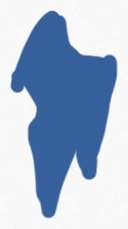
#> input picture computer_vision/images/polygon.jpg, 128 x 229 px
$ python contour2.py   (older library calls are emulated)
#> lines starting #> are read from the running program, lines starting #| are printed output that depends on the picture; after the words box and inside, x2 and y2 are one past the last pixel; in counts of white or black regions, pixels touching at a corner belong together; long printed decimals are rounded
import cv2
import numpy as np

orgImg = cv2.imread('./images/polygon.jpg')
#> orgImg is the input picture: shape (229, 128, 3); mean B, G, R 210.4, 185.9, 168.9
img = cv2.cvtColor(orgImg, cv2.COLOR_BGR2GRAY)
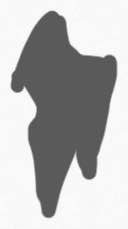
#> img: shape (229, 128); min 74, max 255, mean 183.6
ret, thresh = cv2.threshold(img, 127, 255, 0)
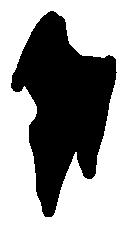
#> thresh: shape (229, 128); 60% white; 1 black region, box (x1, y1, x2, y2) and area: (11, 11, 117, 217) 11737
thresh = cv2.bitwise_not(thresh)
#> thresh: shape (229, 128); 40% white; 1 white region
im2, contours, hierarchy = cv2.findContours(thresh, 1, 2)
#> contours = 1 contour; box (x1, y1, x2, y2) and area: (11, 11, 117, 217) 11470
cnt = contours[0]
#> cnt = contour of 262 points, box (x1, y1, x2, y2) (11, 11, 117, 217), area 11470
M = cv2.moments(cnt)
#> M = moments, m00 11469.5, centre m10/m00, m01/m00 = (62.78, 104.7)
cx = int(M['m10']/M['m00'])
#> cx = 62
cy = int(M['m01']/M['m00'])
#> cy = 104

epsilon = cv2.arcLength(cnt, True)
#> epsilon = 605.5
approx = cv2.approxPolyDP(cnt,epsilon,True)
#> approx = [[53, 11]]
hull = cv2.convexHull(cnt)
#> hull = contour of 27 points, box (x1, y1, x2, y2) (11, 11, 117, 217), area 14135
x,y,w,h = cv2.boundingRect(cnt)
#> x = 11; y = 11; w = 106; h = 206

rect = cv2.minAreaRect(cnt)
#> rect = ((55.45, 114.9), (202.2, 101.6), -77.95)
box = cv2.boxPoints(rect)
#> box = [[84.04, 224.3], [-15.35, 203.1], [26.85, 5.42], [126.2, 26.64]]
box = np.int0(box)
#> box = [[84, 224], [-15, 203], [26, 5], [126, 26]]

## calc the contour properties
area = cv2.contourArea(cnt)
#> area = 11469.5
hull_area = cv2.contourArea(hull)
#> hull_area = 14135
print('aspect ratio: {}'.format(float(w)/h))
#| aspect ratio: 0.5146
print('extend: {}'.format(float(area)/w * h))
#| extend: 22289.783
print('solidity: {}'.format(float(area)/hull_area))
#| solidity: 0.8114
print('equivalent: {}'.format(np.sqrt(4 * area / np.pi)))
#| equivalent: 120.845
print('orientation: {}'.format(cv2.fitEllipse(cnt)))
#| orientation: ((62.145, 100.307), (93.211, 190.923), 5.390)

cv2.rectangle(orgImg, (x, y), (x + w, y + h), (0, 255, 0), 1)
cv2.drawContours(orgImg, [box], -1, (0,255,0), 1)
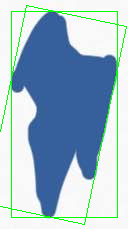
#> orgImg: shape (229, 128, 3); mean B, G, R 201.3, 186.7, 160.1
cv2.imshow('contours', orgImg)
cv2.waitKey(0)
cv2.destroyAllWindows()
